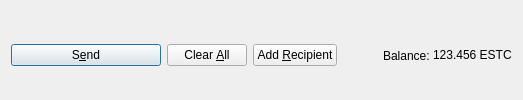
         <widget class="QFrame" name="frame_Send">
          <layout class="QHBoxLayout" name="horizontalLayout">
           <property name="bottomMargin">
            <number>0</number>
           </property>
           <item>
            <widget class="QPushButton" name="sendButton">
             <property name="minimumSize">
              <size>
               <width>150</width>
               <height>0</height>
              </size>
             </property>
             <property name="toolTip">
              <string>Confirm the send action</string>
             </property>
             <property name="text">
              <string>S&amp;end</string>
             </property>
             <property name="icon">
              <iconset resource="../esterra.qrc">
               <normaloff>:/icons/send</normaloff>:/icons/send</iconset>
             </property>
             <property name="autoDefault">
              <bool>false</bool>
             </property>
             <property name="default">
              <bool>true</bool>
             </property>
            </widget>
           </item>
           <item>
            <widget class="QPushButton" name="clearButton">
             <property name="sizePolicy">
              <sizepolicy hsizetype="Minimum" vsizetype="Fixed">
               <horstretch>0</horstretch>
               <verstretch>0</verstretch>
              </sizepolicy>
             </property>
             <property name="toolTip">
              <string>Clear all fields of the form.</string>
             </property>
             <property name="text">
              <string>Clear &amp;All</string>
             </property>
             <property name="icon">
              <iconset resource="../esterra.qrc">
               <normaloff>:/icons/remove</normaloff>:/icons/remove</iconset>
             </property>
             <property name="autoDefault">
              <bool>false</bool>
             </property>
            </widget>
           </item>
           <item>
            <widget class="QPushButton" name="addButton">
             <property name="toolTip">
              <string>Send to multiple recipients at once</string>
             </property>
             <property name="text">
              <string>Add &amp;Recipient</string>
             </property>
             <property name="icon">
              <iconset resource="../esterra.qrc">
               <normaloff>:/icons/add</normaloff>:/icons/add</iconset>
             </property>
             <property name="autoDefault">
              <bool>false</bool>
             </property>
            </widget>
           </item>
           <item>
            <spacer name="horizontalSpacer">
             <property name="orientation">
              <enum>Qt::Horizontal</enum>
             </property>
             <property name="sizeHint" stdset="0">
              <size>
               <width>40</width>
               <height>20</height>
              </size>
             </property>
            </spacer>
           </item>
           <item>
            <layout class="QHBoxLayout" name="horizontalLayout_2">
             <property name="spacing">
              <number>3</number>
             </property>
             <item>
              <widget class="QLabel" name="label">
               <property name="text">
                <string>Balance:</string>
               </property>
              </widget>
             </item>
             <item>
              <widget class="QLabel" name="labelBalance">
               <property name="sizePolicy">
                <sizepolicy hsizetype="Preferred" vsizetype="Fixed">
                 <horstretch>0</horstretch>
                 <verstretch>0</verstretch>
                </sizepolicy>
               </property>
               <property name="cursor">
                <cursorShape>IBeamCursor</cursorShape>
               </property>
               <property name="text">
                <string notr="true">123.456 ESTC</string>
               </property>
               <property name="textInteractionFlags">
                <set>Qt::LinksAccessibleByMouse|Qt::TextSelectableByKeyboard|Qt::TextSelectableByMouse</set>
               </property>
              </widget>
             </item>
            </layout>
           </item>
          </layout>
         </widget>
